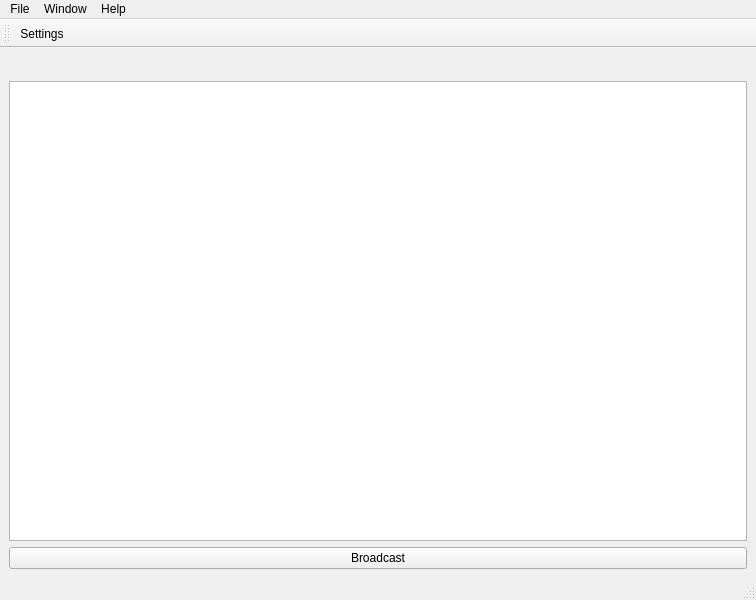
<?xml version="1.0" encoding="UTF-8"?>
<ui version="4.0">
 <class>MainWindow</class>
 <widget class="QMainWindow" name="MainWindow">
  <property name="geometry">
   <rect>
    <x>0</x>
    <y>0</y>
    <width>756</width>
    <height>600</height>
   </rect>
  </property>
  <property name="windowTitle">
   <string>KConsole</string>
  </property>
  <widget class="QWidget" name="centralwidget">
   <layout class="QVBoxLayout" name="verticalLayout_2">
    <item>
     <widget class="QWidget" name="widget" native="true">
      <layout class="QVBoxLayout" name="verticalLayout"/>
     </widget>
    </item>
    <item>
     <widget class="QTableView" name="radioTable"/>
    </item>
    <item>
     <widget class="QPushButton" name="broadcastButton">
      <property name="text">
       <string>Broadcast</string>
      </property>
     </widget>
    </item>
   </layout>
  </widget>
  <widget class="QMenuBar" name="menubar">
   <property name="geometry">
    <rect>
     <x>0</x>
     <y>0</y>
     <width>756</width>
     <height>28</height>
    </rect>
   </property>
   <widget class="QMenu" name="menuFile">
    <property name="title">
     <string>File</string>
    </property>
    <addaction name="actionSettings"/>
    <addaction name="actionExit"/>
   </widget>
   <widget class="QMenu" name="menuHelp">
    <property name="title">
     <string>Help</string>
    </property>
    <addaction name="actionAbout"/>
   </widget>
   <widget class="QMenu" name="menuWindow">
    <property name="title">
     <string>Window</string>
    </property>
   </widget>
   <addaction name="menuFile"/>
   <addaction name="menuWindow"/>
   <addaction name="menuHelp"/>
  </widget>
  <widget class="QStatusBar" name="statusbar"/>
  <widget class="QToolBar" name="toolBar">
   <property name="windowTitle">
    <string>Tool Bar</string>
   </property>
   <attribute name="toolBarArea">
    <enum>TopToolBarArea</enum>
   </attribute>
   <attribute name="toolBarBreak">
    <bool>false</bool>
   </attribute>
   <addaction name="actionSettings"/>
  </widget>
  <action name="actionSettings">
   <property name="text">
    <string>Settings...</string>
   </property>
   <property name="iconVisibleInMenu">
    <bool>false</bool>
   </property>
  </action>
  <action name="actionAbout">
   <property name="text">
    <string>About</string>
   </property>
  </action>
  <action name="actionExit">
   <property name="text">
    <string>Exit</string>
   </property>
  </action>
  <action name="actionToolbar">
   <property name="checkable">
    <bool>true</bool>
   </property>
   <property name="text">
    <string>Toolbar</string>
   </property>
   <property name="toolTip">
    <string>Show/Hide Toolbar</string>
   </property>
  </action>
 </widget>
 <resources/>
 <connections/>
</ui>
